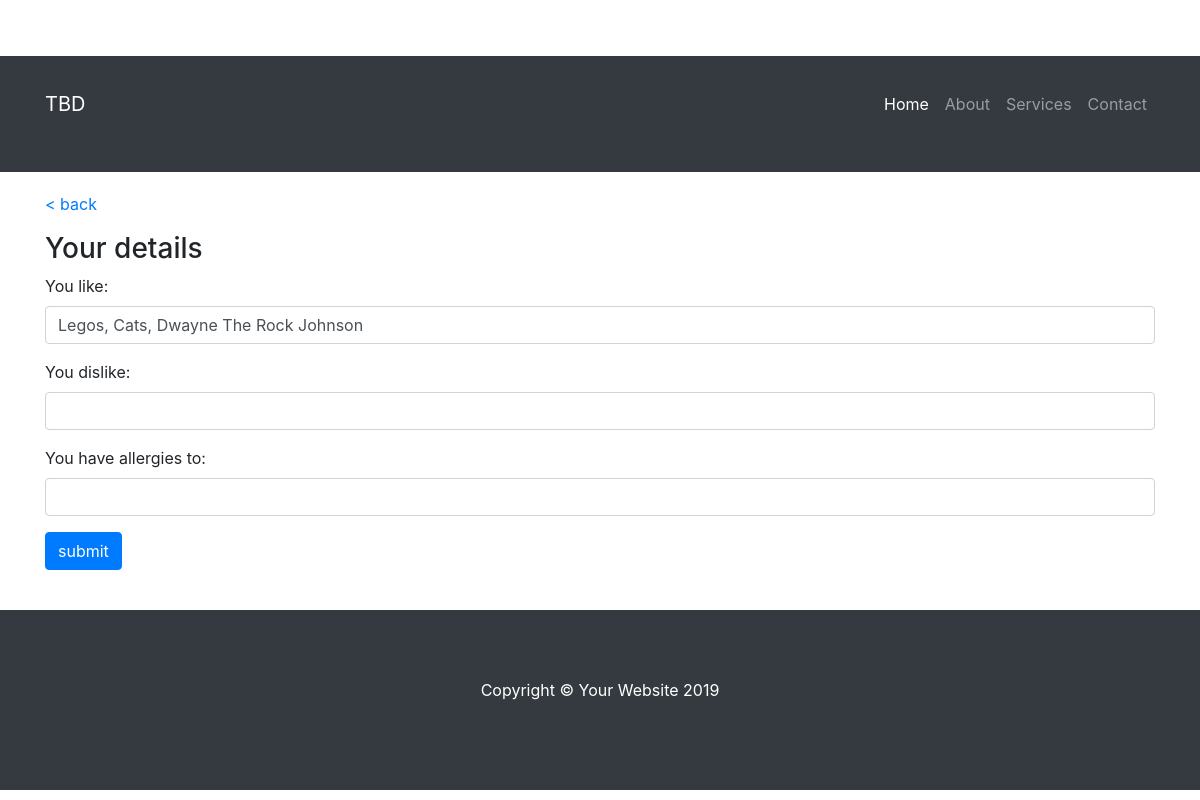
/exchangedetails/1/edit/ (signed in), run on an earlier commit of the app's database.
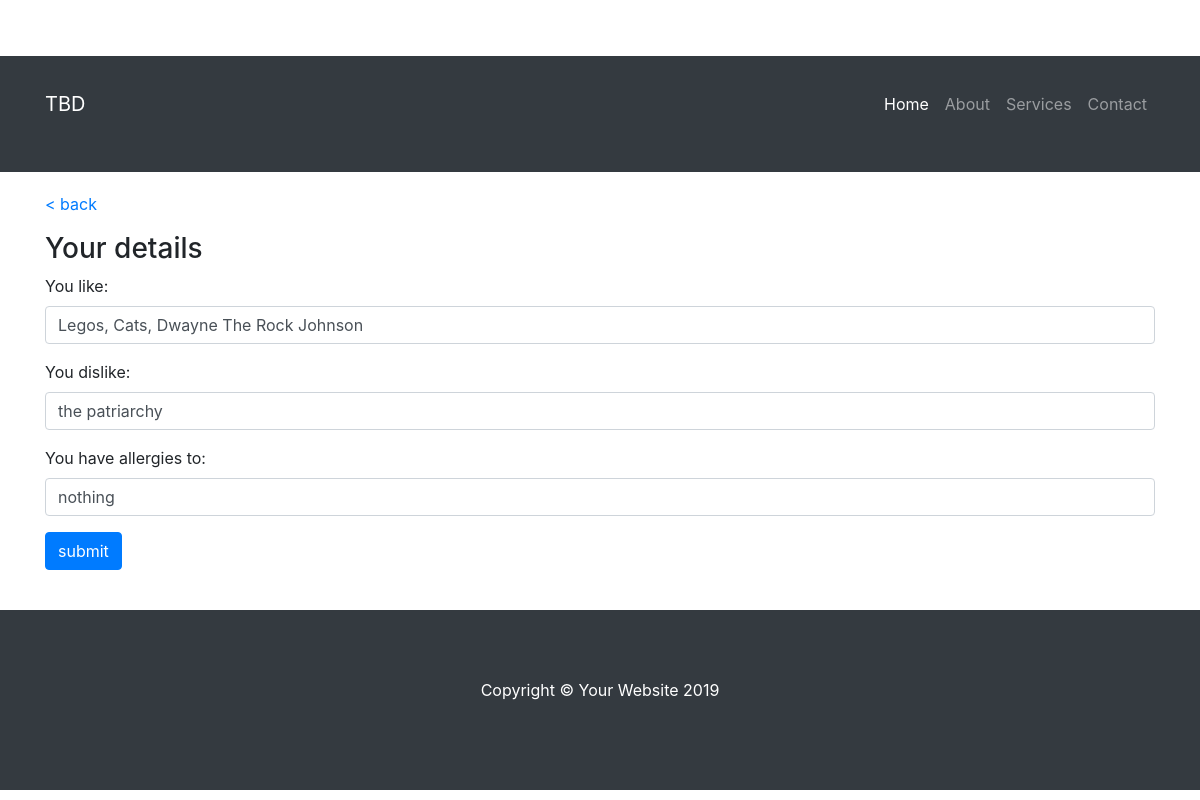
And on a later commit of the database.
### giftexchanger/models.py (models this page shows, shortened)
class UserDetails(models.Model):
    user = models.ForeignKey(UserProfile, on_delete=models.CASCADE)
    exchange = models.ForeignKey(GiftExchange, on_delete=models.CASCADE)
    likes = models.CharField(max_length=600, blank=True, null=True)
    dislikes = models.CharField(max_length=600, blank=True, null=True)
    allergies = models.CharField(max_length=600, blank=True, null=True)
    class Meta:
        unique_together = ('user', 'exchange')

### giftexchanger/views/app.py (the view)
# urls.py: path('exchangedetails/<int:exc_id>/edit/', app.exchange_details_edit, name='exchange_details_edit'),
@login_required(login_url='login/')
def exchange_details_edit(request, exc_id):
    user = UserProfile.objects.get(pk=60)  # it me
    template = loader.get_template('giftexchanger/app/exchangedetails_edit.html')
    exchange = GiftExchange.objects.get(pk=exc_id)
    user_details = UserDetails.objects.get(user=user, exchange=exchange)
    if request.POST:
        form = EditUserDetailsForExchange(request.POST)
        if form.is_valid:
            user_details.likes = request.POST['likes']
            user_details.dislikes = request.POST['dislikes']
            user_details.allergies = request.POST['allergies']
            user_details.save()
            return redirect('/exchangedetails/{}/'.format(exchange.pk))
    else:
        form = EditUserDetailsForExchange(instance=user_details)
    context = {'form': form, 'back_url': reverse('exchange_admin', kwargs={'exc_id': exchange.pk})}
    return HttpResponse(template.render(context, request))

### giftexchanger/forms/exchange_details.py
class EditUserDetailsForExchange(ModelForm):
    likes = CharField(required=False)
    dislikes = CharField(required=False)
    allergies = CharField(required=False)
    exchange = CharField(widget=HiddenInput(), required=False)
    class Meta:
        model = UserDetails
        fields = [
            'likes',
            'dislikes',
            'allergies',
            'exchange',
        ]

### giftexchanger/templates/giftexchanger/app/exchangedetails_edit.html (shortened to what this page needs)
{% extends 'giftexchanger/base.html' %}
{% block body_content %}
	<h3>Your details</h3>
	<form method="POST" action="">{% csrf_token %}
	  <div class="form-group">
	    <label for="id_likes">You like: </label>
	    <input type="text" name="likes" class="form-control" id="id_likes" value="{{form.likes.value}}">
	  </div>
	  <div class="form-group">
	    <label for="id_dislikes">You dislike: </label>
	    <input type="text" name="dislikes" class="form-control" id="id_dislikes" value="{{form.dislikes.value}}">
	  </div>
	  <div class="form-group">
	    <label for="id_allergies">You have allergies to: </label>
	    <input type="text" name="allergies" class="form-control" id="id_allergies" value="{{form.allergies.value}}">
	  </div>
	<input type="submit" class="btn btn-primary" value="submit"/>
	</form>
{% endblock %}

What changed in the data, as far as the page shows it:
changed UserDetails "Legos, Cats, Dwayne The Rock Johnson": dislikes (not shown) → "the patriarchy"; allergies (not shown) → "nothing"
